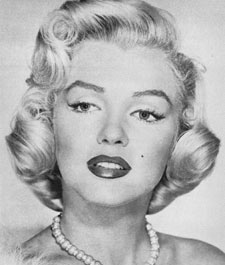
%> input picture lab_dftDemo/marilyn.bmp, 225 x 265 px
$ octave hybrid_images_template.m   (GNU Octave 9; MATLAB toolbox functions it lacks are replaced by stand-ins)
%> lines starting %> are read from the running program, lines starting %| are printed output that depends on the picture
### lab_dftDemo/visualize_spectrum.m
function visualize_spectrum(B)

subplot(1,2,1)
imshow(B, [])
title ('Image (x,y)');

Bf= fft2(B);
Bf = fftshift(Bf); % Center FFT for visualization

Bf = abs(Bf); % Get the magnitude
Bf = log(Bf+1); % Use log, for perceptual scaling, and +1 since log(0) is undefined

Bf = mat2gray(Bf); % Use mat2gray to scale the image between 0 and 1
subplot(1,2,2)
imshow(Bf, []); % Display the result

% [5 lines of commented-out code are left out]
title ('Spectrum log(|F(u,v)| + 1)');

### lab_dftDemo/hybrid_images_template.m
% This is the solution of the lab exercise.
close all;
clear all;

%% L_ stands for the image on which a low-pass filter is applied.
L_c= imread('marilyn.bmp'); % 'dog.jpg'
%> L_c is the input picture: size 265x225x3 uint8; min 13, max 244, mean 177.2
is_color= size(size(L_c),2) == 3
%> is_color = true
L= L_c;
if (is_color)
    L = rgb2gray(L_c);
end;
L = double(L)./255; % image is now of floats in the range 0 to 1.
%> L: size 265x225 double
figure(2);
visualize_spectrum(L);
%> in visualize_spectrum, `Bf = log(Bf+1);`:
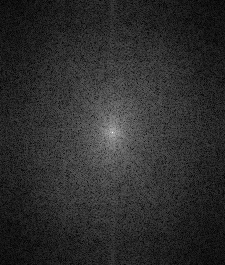
%> Bf: size 265x225 double; min 0.0131, max 10.63, mean 1.9; drawn with min black and max white

%% H_ stands for the image on which a high-pass filter is applied.
H_c= imread('einstein.bmp'); % 'cat.jpg'
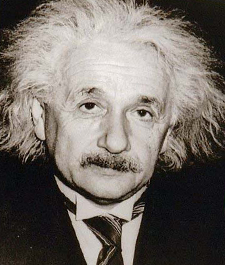
%> input picture lab_dftDemo/einstein.bmp, 225 x 265 px
%> H_c is the input picture: size 265x225x3 uint8; mean R, G, B 115.7, 108.7, 102.6
is_color= size(size(H_c),2) == 3
H= H_c;
if (is_color)
    H = rgb2gray(H_c);
end;
H = double(H)./255; % image
%> H: size 265x225 double
figure(1);
visualize_spectrum(H);
%> in visualize_spectrum (call 2), `Bf = log(Bf+1);`:
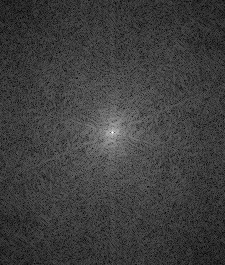
%> Bf: size 265x225 double; min 0.0143, max 10.16, mean 2.5; drawn with min black and max white


[m,n] = size(L);
%> m = 265; n = 225

%% This is the low-pass Gaussian filter in frequency domain.
sigma_l= 10; % Fill-in: The standard-deviation of the low-pass filter. Range 5-20.
figure(3); subplot(1,2,1);
LowPass_f = fspecial('gaussian', [m n], sigma_l);
imshow(mat2gray(LowPass_f));  subplot(1,2,2);
LowPass_f = fftshift(LowPass_f);
imshow(mat2gray(LowPass_f));
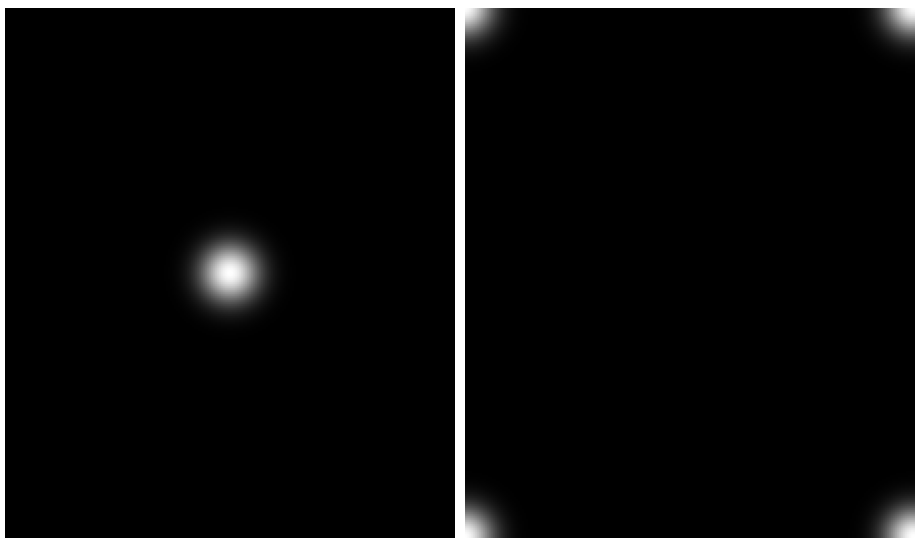
%> figure redrawn from the program's plot data, 2 panels

%% Pad, multiply and transform back to create a blurry image.
L_f= fft2(L,m,n);
Low_L_f= L_f.* LowPass_f;
C = ifft2(Low_L_f);
figure(4);
visualize_spectrum(real(C));
%> in visualize_spectrum (call 3), `imshow(B, [])`:
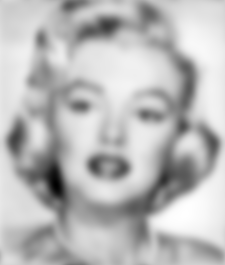
%> displayed picture: size 265x225, on the screen's scale of 0 to 255; min 0, max 255, mean 185.4
%> in visualize_spectrum (call 3), `Bf = log(Bf+1);`:
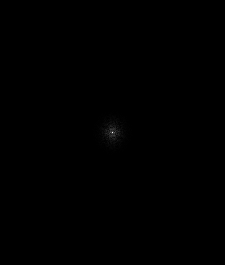
%> Bf: size 265x225 double; min 0, max 4.19, mean 0.00291; drawn with min black and max white

%% This is the high-pass Gaussian filter in frequency domain.
% Create an inverted Gaussian surface and normalize it
% so that the sum of its elements in 1.
sigma_h= 10; % Fill-in: The standard-deviation of the high-pass filter. Range 5-20.
HighPass = fspecial('gaussian', [m n], sigma_h);
% Fill-in: Create HighPass_f which is the inverted and normalized version
% of HighPass.
figure(5);
%> (the run ends here)
